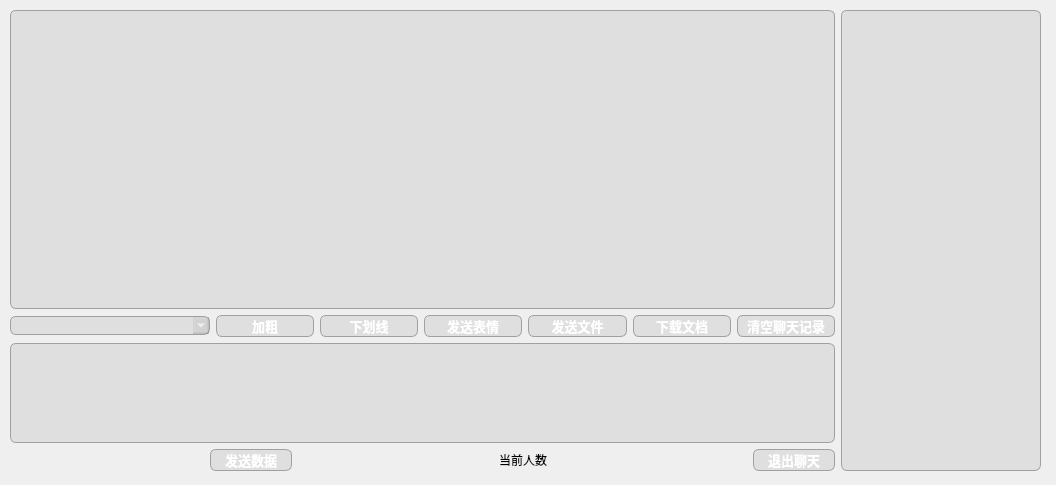
<?xml version="1.0" encoding="UTF-8"?>
<ui version="4.0">
 <class>Widget</class>
 <widget class="QWidget" name="Widget">
  <property name="geometry">
   <rect>
    <x>0</x>
    <y>0</y>
    <width>1056</width>
    <height>485</height>
   </rect>
  </property>
  <property name="windowTitle">
   <string>Widget</string>
  </property>
  <widget class="QWidget" name="layoutWidget">
   <property name="geometry">
    <rect>
     <x>10</x>
     <y>10</y>
     <width>1031</width>
     <height>461</height>
    </rect>
   </property>
   <layout class="QHBoxLayout" name="horizontalLayout_4">
    <item>
     <layout class="QVBoxLayout" name="verticalLayout_2">
      <item>
       <layout class="QVBoxLayout" name="verticalLayout">
        <property name="sizeConstraint">
         <enum>QLayout::SetDefaultConstraint</enum>
        </property>
        <item>
         <widget class="QTextBrowser" name="textBrowser">
          <property name="maximumSize">
           <size>
            <width>1000</width>
            <height>16777215</height>
           </size>
          </property>
          <property name="styleSheet">
           <string notr="true">QTextBrowser {
border: 0.5px solid white;
border-color: rgb(160,160,160);
border-radius: 6px;
background-color: rgba(160,160,160,50);
min-width: 80px;
font-family:&quot;Microsoft YaHei&quot;;
font-size:10pt;
font-weight: bold;
color:black;
}


</string>
          </property>
         </widget>
        </item>
        <item>
         <layout class="QHBoxLayout" name="horizontalLayout_2">
          <item>
           <widget class="QComboBox" name="fontComboBox">
            <property name="maximumSize">
             <size>
              <width>200</width>
              <height>16777215</height>
             </size>
            </property>
            <property name="styleSheet">
             <string notr="true">QComboBox {
border: 0.5px solid white;
border-color: rgb(160,160,160);
border-radius: 6px;
background-color: rgba(160,160,160,50);
min-width: 80px;
font-family:&quot;Microsoft YaHei&quot;;
font-size:10pt;
font-weight: bold;
color:white;
}
QComboBox:hover {
border: 0.5px solid white;
	border-color: rgb(160,160,160);
border-radius: 6px;
background-color:rgba(84,84,84,50);
min-width: 80px;
font-family:&quot;Microsoft YaHei&quot;;
font-size:10pt;
font-weight: bold;
color:white;
}

</string>
            </property>
           </widget>
          </item>
          <item>
           <layout class="QHBoxLayout" name="horizontalLayout">
            <item>
             <widget class="QPushButton" name="pushButton">
              <property name="styleSheet">
               <string notr="true">QPushButton {
border: 0.5px solid white;
border-color: rgb(160,160,160);
border-radius: 6px;
background-color: rgba(160,160,160,50);
min-width: 80px;
font-family:&quot;Microsoft YaHei&quot;;
font-size:10pt;
font-weight: bold;
color:white;
}
QPushButton:hover {
border: 0.5px solid white;
	border-color: rgb(160,160,160);
border-radius: 6px;
background-color:rgba(84,84,84,50);
min-width: 80px;
font-family:&quot;Microsoft YaHei&quot;;
font-size:10pt;
font-weight: bold;
color:white;
}

</string>
              </property>
              <property name="text">
               <string>加粗</string>
              </property>
             </widget>
            </item>
            <item>
             <widget class="QPushButton" name="underlineToolBtn">
              <property name="styleSheet">
               <string notr="true">QPushButton {
border: 0.5px solid white;
border-color: rgb(160,160,160);
border-radius: 6px;
background-color: rgba(160,160,160,50);
min-width: 80px;
font-family:&quot;Microsoft YaHei&quot;;
font-size:10pt;
font-weight: bold;
color:white;
}
QPushButton:hover {
border: 0.5px solid white;
	border-color: rgb(160,160,160);
border-radius: 6px;
background-color:rgba(84,84,84,50);
min-width: 80px;
font-family:&quot;Microsoft YaHei&quot;;
font-size:10pt;
font-weight: bold;
color:white;
}

</string>
              </property>
              <property name="text">
               <string>下划线</string>
              </property>
             </widget>
            </item>
            <item>
             <widget class="QPushButton" name="sendimagebutton">
              <property name="styleSheet">
               <string notr="true">QPushButton {
border: 0.5px solid white;
border-color: rgb(160,160,160);
border-radius: 6px;
background-color: rgba(160,160,160,50);
min-width: 80px;
font-family:&quot;Microsoft YaHei&quot;;
font-size:10pt;
font-weight: bold;
color:white;
}
QPushButton:hover {
border: 0.5px solid white;
	border-color: rgb(160,160,160);
border-radius: 6px;
background-color:rgba(84,84,84,50);
min-width: 80px;
font-family:&quot;Microsoft YaHei&quot;;
font-size:10pt;
font-weight: bold;
color:white;
}

</string>
              </property>
              <property name="text">
               <string>发送表情</string>
              </property>
             </widget>
            </item>
            <item>
             <widget class="QPushButton" name="sendToolBtn">
              <property name="styleSheet">
               <string notr="true">QPushButton {
border: 0.5px solid white;
border-color: rgb(160,160,160);
border-radius: 6px;
background-color: rgba(160,160,160,50);
min-width: 80px;
font-family:&quot;Microsoft YaHei&quot;;
font-size:10pt;
font-weight: bold;
color:white;
}
QPushButton:hover {
border: 0.5px solid white;
	border-color: rgb(160,160,160);
border-radius: 6px;
background-color:rgba(84,84,84,50);
min-width: 80px;
font-family:&quot;Microsoft YaHei&quot;;
font-size:10pt;
font-weight: bold;
color:white;
}

</string>
              </property>
              <property name="text">
               <string>发送文件</string>
              </property>
             </widget>
            </item>
            <item>
             <widget class="QPushButton" name="saveToolBtn">
              <property name="styleSheet">
               <string notr="true">QPushButton {
border: 0.5px solid white;
border-color: rgb(160,160,160);
border-radius: 6px;
background-color: rgba(160,160,160,50);
min-width: 80px;
font-family:&quot;Microsoft YaHei&quot;;
font-size:10pt;
font-weight: bold;
color:white;
}
QPushButton:hover {
border: 0.5px solid white;
	border-color: rgb(160,160,160);
border-radius: 6px;
background-color:rgba(84,84,84,50);
min-width: 80px;
font-family:&quot;Microsoft YaHei&quot;;
font-size:10pt;
font-weight: bold;
color:white;
}

</string>
              </property>
              <property name="text">
               <string>下载文档</string>
              </property>
             </widget>
            </item>
            <item>
             <widget class="QPushButton" name="clearToolBtn">
              <property name="styleSheet">
               <string notr="true">QPushButton {
border: 0.5px solid white;
border-color: rgb(160,160,160);
border-radius: 6px;
background-color: rgba(160,160,160,50);
min-width: 80px;
font-family:&quot;Microsoft YaHei&quot;;
font-size:10pt;
font-weight: bold;
color:white;
}
QPushButton:hover {
border: 0.5px solid white;
	border-color: rgb(160,160,160);
border-radius: 6px;
background-color:rgba(84,84,84,50);
min-width: 80px;
font-family:&quot;Microsoft YaHei&quot;;
font-size:10pt;
font-weight: bold;
color:white;
}

</string>
              </property>
              <property name="text">
               <string>清空聊天记录</string>
              </property>
             </widget>
            </item>
           </layout>
          </item>
         </layout>
        </item>
       </layout>
      </item>
      <item>
       <widget class="QTextEdit" name="textEdit">
        <property name="maximumSize">
         <size>
          <width>1000</width>
          <height>100</height>
         </size>
        </property>
        <property name="styleSheet">
         <string notr="true">QTextEdit {
border: 0.5px solid white;
border-color: rgb(160,160,160);
border-radius: 6px;
background-color: rgba(160,160,160,50);
min-width: 80px;
font-family:&quot;Microsoft YaHei&quot;;
font-size:10pt;
font-weight: bold;
color:black;
}


</string>
        </property>
       </widget>
      </item>
      <item>
       <layout class="QHBoxLayout" name="horizontalLayout_3">
        <item>
         <spacer name="horizontalSpacer_3">
          <property name="orientation">
           <enum>Qt::Horizontal</enum>
          </property>
          <property name="sizeHint" stdset="0">
           <size>
            <width>40</width>
            <height>20</height>
           </size>
          </property>
         </spacer>
        </item>
        <item>
         <widget class="QPushButton" name="pushButton_8">
          <property name="styleSheet">
           <string notr="true">QPushButton {
border: 0.5px solid white;
border-color: rgb(160,160,160);
border-radius: 6px;
background-color: rgba(160,160,160,50);
min-width: 80px;
font-family:&quot;Microsoft YaHei&quot;;
font-size:10pt;
font-weight: bold;
color:white;
}
QPushButton:hover {
border: 0.5px solid white;
	border-color: rgb(160,160,160);
border-radius: 6px;
background-color:rgba(84,84,84,50);
min-width: 80px;
font-family:&quot;Microsoft YaHei&quot;;
font-size:10pt;
font-weight: bold;
color:white;
}

</string>
          </property>
          <property name="text">
           <string>发送数据</string>
          </property>
         </widget>
        </item>
        <item>
         <spacer name="horizontalSpacer">
          <property name="orientation">
           <enum>Qt::Horizontal</enum>
          </property>
          <property name="sizeHint" stdset="0">
           <size>
            <width>40</width>
            <height>20</height>
           </size>
          </property>
         </spacer>
        </item>
        <item>
         <widget class="QLabel" name="label">
          <property name="layoutDirection">
           <enum>Qt::LeftToRight</enum>
          </property>
          <property name="text">
           <string>&lt;html&gt;&lt;head/&gt;&lt;body&gt;&lt;p align=&quot;center&quot;&gt;当前人数&lt;/p&gt;&lt;/body&gt;&lt;/html&gt;</string>
          </property>
          <property name="indent">
           <number>-2</number>
          </property>
         </widget>
        </item>
        <item>
         <spacer name="horizontalSpacer_2">
          <property name="orientation">
           <enum>Qt::Horizontal</enum>
          </property>
          <property name="sizeHint" stdset="0">
           <size>
            <width>40</width>
            <height>20</height>
           </size>
          </property>
         </spacer>
        </item>
        <item>
         <widget class="QPushButton" name="exitpushButton">
          <property name="styleSheet">
           <string notr="true">QPushButton {
border: 0.5px solid white;
border-color: rgb(160,160,160);
border-radius: 6px;
background-color: rgba(160,160,160,50);
min-width: 80px;
font-family:&quot;Microsoft YaHei&quot;;
font-size:10pt;
font-weight: bold;
color:white;
}
QPushButton:hover {
border: 0.5px solid white;
	border-color: rgb(160,160,160);
border-radius: 6px;
background-color:rgba(84,84,84,50);
min-width: 80px;
font-family:&quot;Microsoft YaHei&quot;;
font-size:10pt;
font-weight: bold;
color:white;
}

</string>
          </property>
          <property name="text">
           <string>退出聊天</string>
          </property>
         </widget>
        </item>
       </layout>
      </item>
     </layout>
    </item>
    <item>
     <widget class="QTableWidget" name="tableWidget">
      <property name="maximumSize">
       <size>
        <width>200</width>
        <height>16777215</height>
       </size>
      </property>
      <property name="styleSheet">
       <string notr="true">QTableWidget {
border: 0.5px solid white;
border-color: rgb(160,160,160);
border-radius: 6px;
background-color: rgba(160,160,160,50);
min-width: 80px;
font-family:&quot;Microsoft YaHei&quot;;
font-size:10pt;
font-weight: bold;
color:white;
}


</string>
      </property>
     </widget>
    </item>
   </layout>
  </widget>
  <widget class="QLabel" name="Qlabel">
   <property name="geometry">
    <rect>
     <x>0</x>
     <y>0</y>
     <width>1056</width>
     <height>485</height>
    </rect>
   </property>
   <property name="text">
    <string/>
   </property>
  </widget>
  <zorder>Qlabel</zorder>
  <zorder>layoutWidget</zorder>
 </widget>
 <resources/>
 <connections>
  <connection>
   <sender>clearToolBtn</sender>
   <signal>clicked()</signal>
   <receiver>textBrowser</receiver>
   <slot>clear()</slot>
   <hints>
    <hint type="sourcelabel">
     <x>763</x>
     <y>220</y>
    </hint>
    <hint type="destinationlabel">
     <x>413</x>
     <y>104</y>
    </hint>
   </hints>
  </connection>
 </connections>
</ui>
